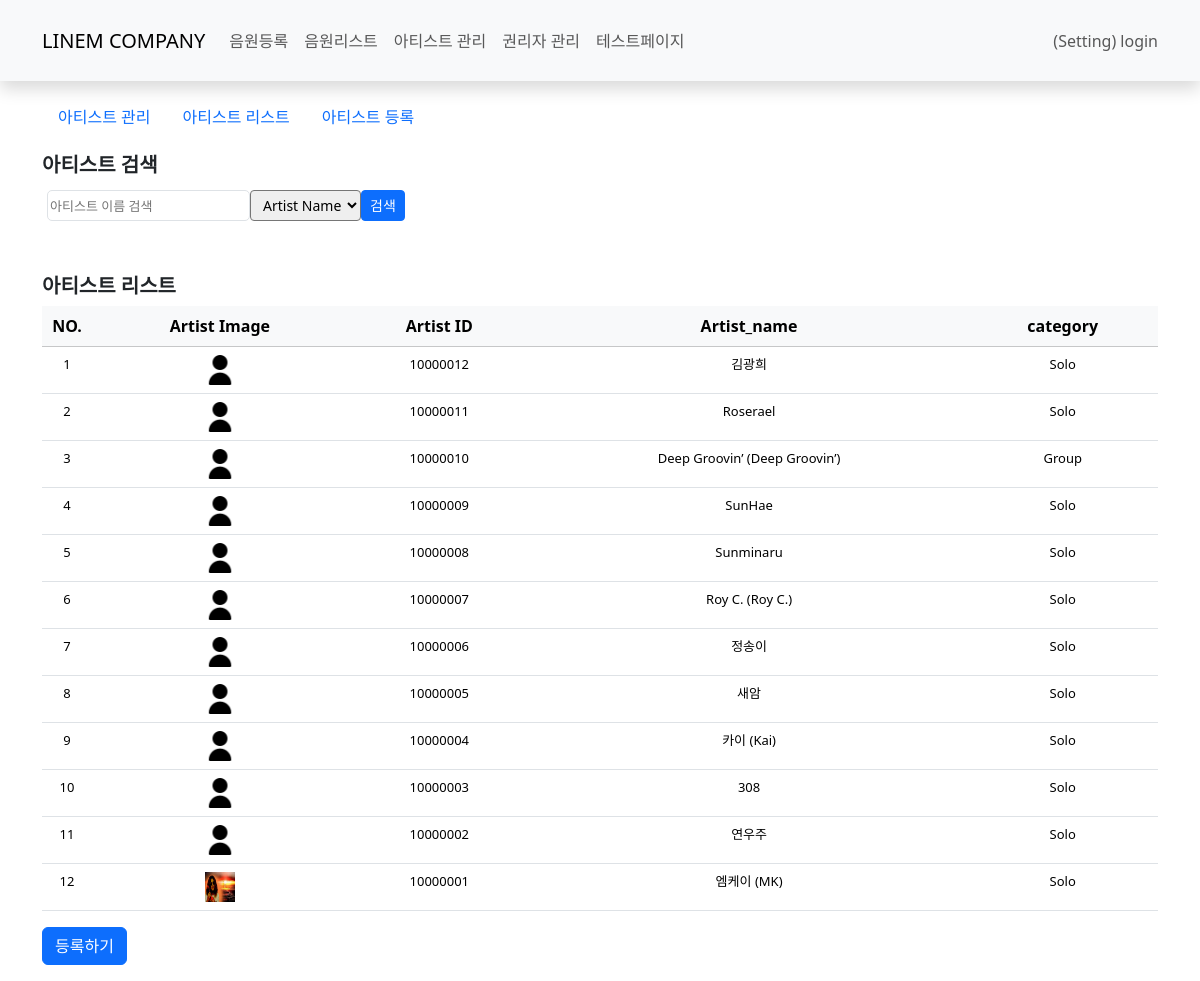
Screenshot of /maincms/Artist_list.html with the database file from the repository.
### maincms/models.py (models this page shows, shortened)
class create_Artist_profile(models.Model):
    Artist_name = models.TextField()
    Artist_name_en = models.TextField(blank=True,)
    sex = models.CharField(max_length=200)
    category = models.TextField()
    Melon_ID = models.TextField(blank=True,)
    Apple_url = models.TextField(blank=True,)
    Spotify_ID = models.CharField(max_length=22,blank=True,)
    Youtube_ID = models.CharField(max_length=24,blank=True,)
    genie_url = models.TextField(blank=True,)
    bugs_url = models.TextField(blank=True,)
    flo_url = models.TextField(blank=True,)
    vibe_url = models.TextField(blank=True,)
    create_date = models.DateTimeField()
    Artist_ID = models.CharField(max_length=200)
    Artist_image = models.ImageField(upload_to='Artist_images', blank=True,)
    Albums = models.TextField(blank=True, default='[]')       # 메인 앨범
    withAlbums = models.TextField(blank=True, default='[]')   # 참여 앨범
    featAlbums = models.TextField(blank=True, default='[]')   # 피쳐링 앨범
    create_date = models.DateTimeField(auto_now_add=True)
    bio = models.TextField(blank=True,)
    artist_etc = models.TextField(blank=True,)

### maincms/views.py (the view)
# urls.py: path('Artist_list.html', views.Artists, name='Artists'),
def Artists(request):
    query = request.GET.get('q', '')  # 검색어
    field = request.GET.get('field', 'Artist_name')  # 검색 필드 (기본값: Artist_name)
    valid_fields = ['Artist_name', 'Artist_ID']
    if field not in valid_fields:
        field = 'Artist_name'
    if query:
        filter_kwargs = {f"{field}__icontains": query}
        Artist_list = create_Artist_profile.objects.filter(**filter_kwargs).order_by('-create_date')
    else:
        Artist_list = create_Artist_profile.objects.order_by('-create_date')
    context = {'Artist_list': Artist_list, 'query': query, 'field': field, 'valid_fields': valid_fields}
    return render(request, 'maincms/Artist_list.html', context)

### templates/maincms/Artist_list.html (shortened to what this page needs)
{% extends 'maincms_base.html' %}
{% block content %}
{% include "maincms/navbar.html" %}
<div class="container-lg py-3">
    {% include "maincms/ar_navbar.html" %}
    <h5 class="fw-bold mb-2">아티스트 검색</h5>
    <form method="get" action="{% url 'maincms:Artists' %}" class="info-field-start mb-5" style="font-size: 13px;">
        <input type="text" name="q" class="form-tr" placeholder="아티스트 이름 검색"
               value="{{ search_query }}">
        <select name="field" class="form-select-sm" style="height: 31px;">
            <option value="Artist_name" {% if field == "Artist_name" %}selected{% endif %}>Artist Name</option>
        </select>
        <button type="submit" class="btn btn-primary btn-sm">검색</button>
    </form>
    <h5 class="fw-bold mb-2">아티스트 리스트</h5>
    <table class="table">
        <thead class="table-light">
            <tr>
            <th scope="col-1" class="text-center" style="width:50px;">NO.</th>
            <th scope="col" class="text-center">Artist Image</th>
            <th scope="col" class="text-center">Artist ID</th>
            <th scope="col" class="text-center">Artist_name</th>
            <th scope="col" class="text-center">category</th>
            </tr>
        </thead>
        <tbody>
            {% if Artist_list %}
            {% for Artists in Artist_list %}
            <tr style="font-size: 13px; cursor:pointer;" onclick="location.href='artists/{{ Artists.id }}'" onmouseover="this.style.backgroundColor='#f5f5f5'" onmouseout="this.style.backgroundColor=''">
                <td class="text-center">{{ forloop.counter }}</td>
                <td class="text-center">
                    {% if Artists.Artist_image %}
                    <img src="http://localhost:8000/media/{{ Artists.Artist_image }}" style="width: 30px;" height="30px;">
                    {% else %}
                    <img src="http://localhost:8000/media/Artist_images/user_image_none.png" style="width: 30px;" height="30px;">
                    {% endif %}
                </td>
                <td class="text-center">{{ Artists.Artist_ID }}</td>
                <td class="text-center">{{ Artists.Artist_name }}
                    {% if Artists.Artist_name_en %}
                        ({{ Artists.Artist_name_en }})
                    {% endif %}
                    </td>
                <td class="text-center">{{ Artists.category }}</td>
            </tr>
            {% endfor %}
            {% else %}
                <tr><td>데이터 없음</td></tr>
            {% endif %}
        </tbody>
     </table>
        <a href="{% url 'maincms:create_artist' %}" class="btn btn-primary">등록하기</a>
</div>
{% endblock %}

### static/maincms.css (style rules this page uses)
div { align-items: center; }
.info-field-start { width: 100%; font-size: 13px; display: flex; padding: 5px; justify-self: left; }
.form-tr { width: 203px; height: 31px; border: 1px, solid #dee2e6; border-radius: 5px; }

### rows the page displays
create_Artist_profile: Artist_ID "10000012", Artist_name "김광희", category "Solo"
create_Artist_profile: Artist_ID "10000011", Artist_name "Roserael", category "Solo"
create_Artist_profile: Artist_ID "10000010", Artist_name "Deep Groovin’", Artist_name_en "Deep Groovin’", category "Group"
create_Artist_profile: Artist_ID "10000009", Artist_name "SunHae", category "Solo"
create_Artist_profile: Artist_ID "10000008", Artist_name "Sunminaru", category "Solo"
create_Artist_profile: Artist_ID "10000007", Artist_name "Roy C.", Artist_name_en "Roy C.", category "Solo"
create_Artist_profile: Artist_ID "10000006", Artist_name "정송이", category "Solo"
create_Artist_profile: Artist_ID "10000005", Artist_name "새암", category "Solo"
create_Artist_profile: Artist_ID "10000004", Artist_name "카이", Artist_name_en "Kai", category "Solo"
create_Artist_profile: Artist_ID "10000003", Artist_name "308", category "Solo"
create_Artist_profile: Artist_ID "10000002", Artist_name "연우주", category "Solo"
create_Artist_profile: Artist_image (picture), Artist_ID "10000001", Artist_name "엠케이", Artist_name_en "MK", category "Solo"
